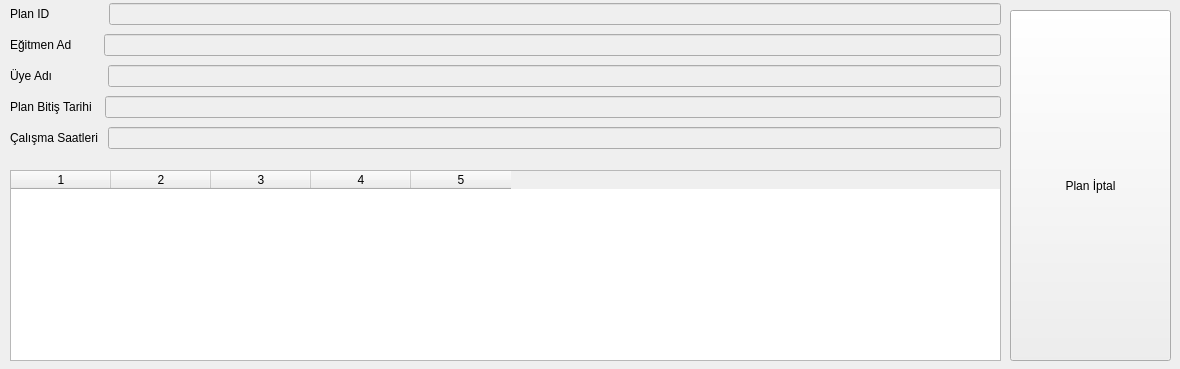
<?xml version="1.0" encoding="UTF-8"?>
<ui version="4.0">
 <class>plandakiler</class>
 <widget class="QWidget" name="plandakiler">
  <property name="geometry">
   <rect>
    <x>0</x>
    <y>0</y>
    <width>1180</width>
    <height>369</height>
   </rect>
  </property>
  <property name="windowTitle">
   <string>Form</string>
  </property>
  <widget class="QWidget" name="verticalLayoutWidget_2">
   <property name="geometry">
    <rect>
     <x>10</x>
     <y>0</y>
     <width>991</width>
     <height>156</height>
    </rect>
   </property>
   <layout class="QVBoxLayout" name="verticalLayout_4">
    <item>
     <layout class="QHBoxLayout" name="horizontalLayout_26">
      <item>
       <widget class="QLabel" name="label_26">
        <property name="text">
         <string>Plan ID                </string>
        </property>
       </widget>
      </item>
      <item>
       <widget class="QLineEdit" name="line_plan_id">
        <property name="enabled">
         <bool>false</bool>
        </property>
       </widget>
      </item>
     </layout>
    </item>
    <item>
     <layout class="QHBoxLayout" name="horizontalLayout_27">
      <item>
       <widget class="QLabel" name="label_27">
        <property name="text">
         <string>Eğitmen Ad        </string>
        </property>
       </widget>
      </item>
      <item>
       <widget class="QLineEdit" name="line_egitmen_ad">
        <property name="enabled">
         <bool>false</bool>
        </property>
       </widget>
      </item>
     </layout>
    </item>
    <item>
     <layout class="QHBoxLayout" name="horizontalLayout_28">
      <item>
       <widget class="QLabel" name="label_28">
        <property name="text">
         <string>Üye Adı               </string>
        </property>
       </widget>
      </item>
      <item>
       <widget class="QLineEdit" name="line_uye_ad">
        <property name="enabled">
         <bool>false</bool>
        </property>
       </widget>
      </item>
     </layout>
    </item>
    <item>
     <layout class="QHBoxLayout" name="horizontalLayout_29">
      <item>
       <widget class="QLabel" name="label_29">
        <property name="text">
         <string>Plan Bitiş Tarihi  </string>
        </property>
       </widget>
      </item>
      <item>
       <widget class="QLineEdit" name="line_bitis_tarihi">
        <property name="enabled">
         <bool>false</bool>
        </property>
       </widget>
      </item>
     </layout>
    </item>
    <item>
     <layout class="QHBoxLayout" name="horizontalLayout_30">
      <item>
       <widget class="QLabel" name="label_30">
        <property name="text">
         <string>Çalışma Saatleri </string>
        </property>
       </widget>
      </item>
      <item>
       <widget class="QLineEdit" name="line_calisma_saatleri">
        <property name="enabled">
         <bool>false</bool>
        </property>
       </widget>
      </item>
     </layout>
    </item>
   </layout>
  </widget>
  <widget class="QTableWidget" name="tableWidget">
   <property name="geometry">
    <rect>
     <x>10</x>
     <y>170</y>
     <width>991</width>
     <height>191</height>
    </rect>
   </property>
   <column>
    <property name="text">
     <string>1</string>
    </property>
   </column>
   <column>
    <property name="text">
     <string>2</string>
    </property>
   </column>
   <column>
    <property name="text">
     <string>3</string>
    </property>
   </column>
   <column>
    <property name="text">
     <string>4</string>
    </property>
   </column>
   <column>
    <property name="text">
     <string>5</string>
    </property>
   </column>
  </widget>
  <widget class="QPushButton" name="push_bitir">
   <property name="geometry">
    <rect>
     <x>1010</x>
     <y>10</y>
     <width>161</width>
     <height>351</height>
    </rect>
   </property>
   <property name="text">
    <string>Plan İptal</string>
   </property>
  </widget>
 </widget>
 <resources/>
 <connections/>
</ui>
